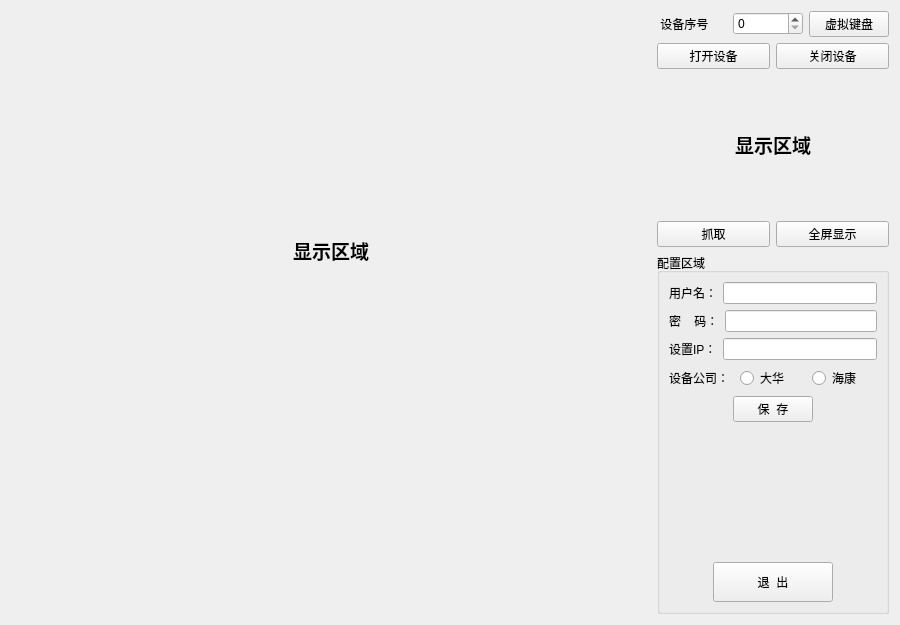
<?xml version="1.0" encoding="UTF-8"?>
<ui version="4.0">
 <class>setting</class>
 <widget class="QWidget" name="setting">
  <property name="geometry">
   <rect>
    <x>0</x>
    <y>0</y>
    <width>900</width>
    <height>625</height>
   </rect>
  </property>
  <property name="windowTitle">
   <string>Form</string>
  </property>
  <layout class="QHBoxLayout" name="horizontalLayout_10">
   <item>
    <layout class="QVBoxLayout" name="verticalLayout_2">
     <item>
      <widget class="QLabel" name="label_DisplayCam">
       <property name="minimumSize">
        <size>
         <width>640</width>
         <height>480</height>
        </size>
       </property>
       <property name="text">
        <string>&lt;html&gt;&lt;head/&gt;&lt;body&gt;&lt;p align=&quot;center&quot;&gt;&lt;span style=&quot; font-size:14pt; font-weight:600;&quot;&gt;显示区域&lt;/span&gt;&lt;/p&gt;&lt;/body&gt;&lt;/html&gt;</string>
       </property>
      </widget>
     </item>
     <item>
      <spacer name="verticalSpacer">
       <property name="orientation">
        <enum>Qt::Vertical</enum>
       </property>
       <property name="sizeHint" stdset="0">
        <size>
         <width>20</width>
         <height>40</height>
        </size>
       </property>
      </spacer>
     </item>
    </layout>
   </item>
   <item>
    <layout class="QVBoxLayout" name="verticalLayout_5">
     <item>
      <layout class="QHBoxLayout" name="horizontalLayout_7">
       <item>
        <widget class="QLabel" name="label_devname">
         <property name="text">
          <string> 设备序号</string>
         </property>
        </widget>
       </item>
       <item>
        <widget class="QSpinBox" name="spinBox_deviceNumber"/>
       </item>
       <item>
        <widget class="QPushButton" name="pushbutton_virtual_keyboard">
         <property name="text">
          <string>虚拟键盘</string>
         </property>
        </widget>
       </item>
      </layout>
     </item>
     <item>
      <layout class="QHBoxLayout" name="horizontalLayout_8">
       <item>
        <widget class="QPushButton" name="pushbutton_device_open">
         <property name="text">
          <string>打开设备</string>
         </property>
        </widget>
       </item>
       <item>
        <widget class="QPushButton" name="pushButton_device_close">
         <property name="text">
          <string>关闭设备</string>
         </property>
        </widget>
       </item>
      </layout>
     </item>
     <item>
      <layout class="QVBoxLayout" name="verticalLayout_4">
       <item>
        <widget class="QLabel" name="label_capture">
         <property name="minimumSize">
          <size>
           <width>230</width>
           <height>140</height>
          </size>
         </property>
         <property name="text">
          <string>&lt;html&gt;&lt;head/&gt;&lt;body&gt;&lt;p align=&quot;center&quot;&gt;&lt;span style=&quot; font-size:14pt; font-weight:600;&quot;&gt;显示区域&lt;/span&gt;&lt;/p&gt;&lt;/body&gt;&lt;/html&gt;</string>
         </property>
        </widget>
       </item>
       <item>
        <layout class="QHBoxLayout" name="horizontalLayout_6">
         <item>
          <widget class="QPushButton" name="pushButton_captue">
           <property name="text">
            <string>抓取</string>
           </property>
          </widget>
         </item>
         <item>
          <widget class="QPushButton" name="pushButton_fullscreen">
           <property name="text">
            <string>全屏显示</string>
           </property>
          </widget>
         </item>
        </layout>
       </item>
      </layout>
     </item>
     <item>
      <widget class="QGroupBox" name="groupBox_configArea">
       <property name="minimumSize">
        <size>
         <width>0</width>
         <height>0</height>
        </size>
       </property>
       <property name="title">
        <string>配置区域</string>
       </property>
       <layout class="QVBoxLayout" name="verticalLayout">
        <item>
         <layout class="QVBoxLayout" name="verticalLayout_3">
          <item>
           <layout class="QHBoxLayout" name="horizontalLayout_2">
            <item>
             <widget class="QLabel" name="label_usr">
              <property name="text">
               <string>用户名：</string>
              </property>
             </widget>
            </item>
            <item>
             <widget class="QLineEdit" name="lineEdit_account"/>
            </item>
           </layout>
          </item>
          <item>
           <layout class="QHBoxLayout" name="horizontalLayout_3">
            <item>
             <widget class="QLabel" name="label_password">
              <property name="text">
               <string>密    码：</string>
              </property>
             </widget>
            </item>
            <item>
             <widget class="QLineEdit" name="lineEdit_password"/>
            </item>
           </layout>
          </item>
          <item>
           <layout class="QHBoxLayout" name="horizontalLayout_4">
            <item>
             <widget class="QLabel" name="label_ipaddr">
              <property name="text">
               <string>设置IP：</string>
              </property>
             </widget>
            </item>
            <item>
             <widget class="QLineEdit" name="lineEdit_ipaddr"/>
            </item>
           </layout>
          </item>
          <item>
           <layout class="QHBoxLayout" name="horizontalLayout_9">
            <item>
             <widget class="QLabel" name="label">
              <property name="maximumSize">
               <size>
                <width>70</width>
                <height>16777215</height>
               </size>
              </property>
              <property name="text">
               <string>设备公司：</string>
              </property>
             </widget>
            </item>
            <item>
             <widget class="QRadioButton" name="radioButton_dahua">
              <property name="maximumSize">
               <size>
                <width>70</width>
                <height>16777215</height>
               </size>
              </property>
              <property name="text">
               <string>大华</string>
              </property>
             </widget>
            </item>
            <item>
             <widget class="QRadioButton" name="radioButton_haikang">
              <property name="maximumSize">
               <size>
                <width>70</width>
                <height>16777215</height>
               </size>
              </property>
              <property name="text">
               <string>海康</string>
              </property>
             </widget>
            </item>
           </layout>
          </item>
          <item>
           <layout class="QHBoxLayout" name="horizontalLayout_5">
            <item>
             <spacer name="horizontalSpacer_2">
              <property name="orientation">
               <enum>Qt::Horizontal</enum>
              </property>
              <property name="sizeHint" stdset="0">
               <size>
                <width>40</width>
                <height>20</height>
               </size>
              </property>
             </spacer>
            </item>
            <item>
             <widget class="QPushButton" name="pushButton_saveconfig">
              <property name="text">
               <string>保  存</string>
              </property>
             </widget>
            </item>
            <item>
             <spacer name="horizontalSpacer_3">
              <property name="orientation">
               <enum>Qt::Horizontal</enum>
              </property>
              <property name="sizeHint" stdset="0">
               <size>
                <width>40</width>
                <height>20</height>
               </size>
              </property>
             </spacer>
            </item>
           </layout>
          </item>
         </layout>
        </item>
        <item>
         <spacer name="verticalSpacer_4">
          <property name="orientation">
           <enum>Qt::Vertical</enum>
          </property>
          <property name="sizeHint" stdset="0">
           <size>
            <width>20</width>
            <height>40</height>
           </size>
          </property>
         </spacer>
        </item>
        <item>
         <layout class="QHBoxLayout" name="horizontalLayout">
          <item>
           <spacer name="horizontalSpacer_4">
            <property name="orientation">
             <enum>Qt::Horizontal</enum>
            </property>
            <property name="sizeHint" stdset="0">
             <size>
              <width>40</width>
              <height>20</height>
             </size>
            </property>
           </spacer>
          </item>
          <item>
           <widget class="QPushButton" name="pushButton_backhome">
            <property name="minimumSize">
             <size>
              <width>120</width>
              <height>40</height>
             </size>
            </property>
            <property name="styleSheet">
             <string notr="true">
font: 12pt &quot;黑体&quot;;</string>
            </property>
            <property name="text">
             <string>退  出</string>
            </property>
           </widget>
          </item>
          <item>
           <spacer name="horizontalSpacer">
            <property name="orientation">
             <enum>Qt::Horizontal</enum>
            </property>
            <property name="sizeHint" stdset="0">
             <size>
              <width>40</width>
              <height>20</height>
             </size>
            </property>
           </spacer>
          </item>
         </layout>
        </item>
       </layout>
      </widget>
     </item>
    </layout>
   </item>
  </layout>
 </widget>
 <tabstops>
  <tabstop>spinBox_deviceNumber</tabstop>
  <tabstop>pushbutton_virtual_keyboard</tabstop>
  <tabstop>pushbutton_device_open</tabstop>
  <tabstop>pushButton_device_close</tabstop>
  <tabstop>pushButton_captue</tabstop>
  <tabstop>pushButton_fullscreen</tabstop>
  <tabstop>lineEdit_account</tabstop>
  <tabstop>lineEdit_password</tabstop>
  <tabstop>lineEdit_ipaddr</tabstop>
  <tabstop>pushButton_saveconfig</tabstop>
 </tabstops>
 <resources/>
 <connections/>
</ui>
